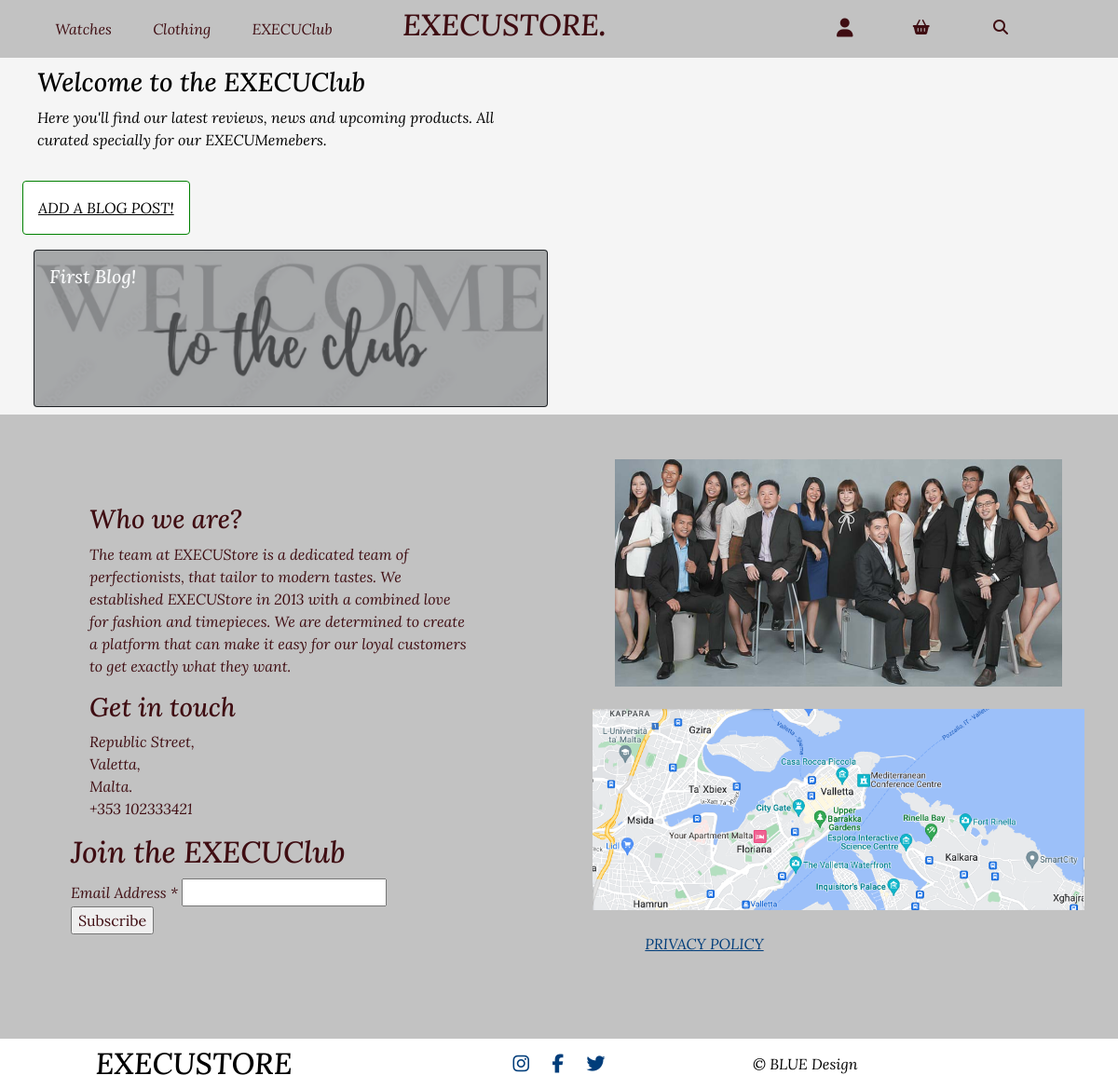
The app's page /blog/ (signed in) with its own data.
### blog/models.py (models this page shows, shortened)
class Blog(models.Model):
    blog_title = models.CharField(max_length=254, null=True, blank=True)
    blog_content = models.TextField()
    blog_id = models.CharField(max_length=254, null=True, blank=True)
    image_url = models.URLField(max_length=1024, null=True, blank=True)
    image = models.ImageField(null=True, blank=True)

### blog/views.py (the view)
# urls.py: path('', views.all_blogs, name='blog'),
@login_required
def all_blogs(request):
    if not request.user.is_authenticated:
        messages.error(request, 'Sorry, only staff can do that.')
        return redirect(reverse('login'))
    blog = Blog.objects.all()
    context = {
        'blog': blog,
        'blog_detail': blog_detail,
    }
    return render(request, 'blog/blog.html', context)

### bag/contexts.py (called while the page is built, shortened)
def bag_contents(request):
    bag_items = []
    total = 0
    product_count = 0
    bag = request.session.get('bag', {})
    if total < settings.FREE_DELIVERY_THRESHOLD:
        delivery = total * Decimal(settings.STANDARD_DELIVERY_PERCENTAGE / 100)
        free_delivery_delta = settings.FREE_DELIVERY_THRESHOLD - total
    else:
        delivery = 0
        free_delivery_delta = 0
    grand_total = delivery + total
    context = {
        'bag_items': bag_items,
        'total': total,
        'product_count': product_count,
        'delivery': delivery,
        'free_delivery_delta': free_delivery_delta,
        'free_delivery_threshold': settings.FREE_DELIVERY_THRESHOLD,
        'grand_total': grand_total,
    }
    return context

### blog/templates/blog/blog.html (shortened to what this page needs)
{% extends "base.html" %}
{% load static %}
{% block content %}
    <div class="container-fluid px-4 product-page">
        <div class="row gx-5">
            <div class="col-12 col-md-6 p-3 my-auto">
                <h3>Welcome to the EXECUClub</h3>
                <p>Here you'll find our latest reviews, news and upcoming products. All curated specially for our EXECUMemebers.</p>
            </div>
        </div>
        <div class="row space">
            <a href="{% url 'add_blog' %}" class="col-12 col-md-6 p-3 my-auto btn-outline-green rounded">
                <span class="text-uppercase">Add a blog post!</span>
            </a>
        </div>
        <div class="row">
            {% for blog in blog %}
            <a class="col-12 col-md-6" href="{% url 'blog_detail' blog.id %}">
                <div class="">
                    <div class="card blog-card bg-dark text-light">
                        <img class="card-img" src="{{ blog.image.url }}" alt="Card image" style="opacity:0.6;">
                        <div class="card-img-overlay">
                          <h5 class="card-title">{{ blog.blog_title }}</h5>
                        </div>
                      </div>
                </div>
            </a>
            {% endfor %}
        </div>
    </div>
{% endblock %}

### static/css/base.css (style rules this page uses)
html { height: 100%; }
body { color: #3F0D12; font-family: 'Lora'; font-style: italic; box-sizing: border-box; min-height: 100vh; display: flex; flex-direction: column; }
.btn-outline-green { background: white; color: black !important; border: 1px solid green; max-width: fit-content; }
.product-page { color: black; padding-top: 3.5rem; padding-bottom: .5rem; }
.row { margin: 0; }
.space { padding-bottom: 1rem; }

### records on screen
Blog: image (picture), blog_title "First Blog!"
